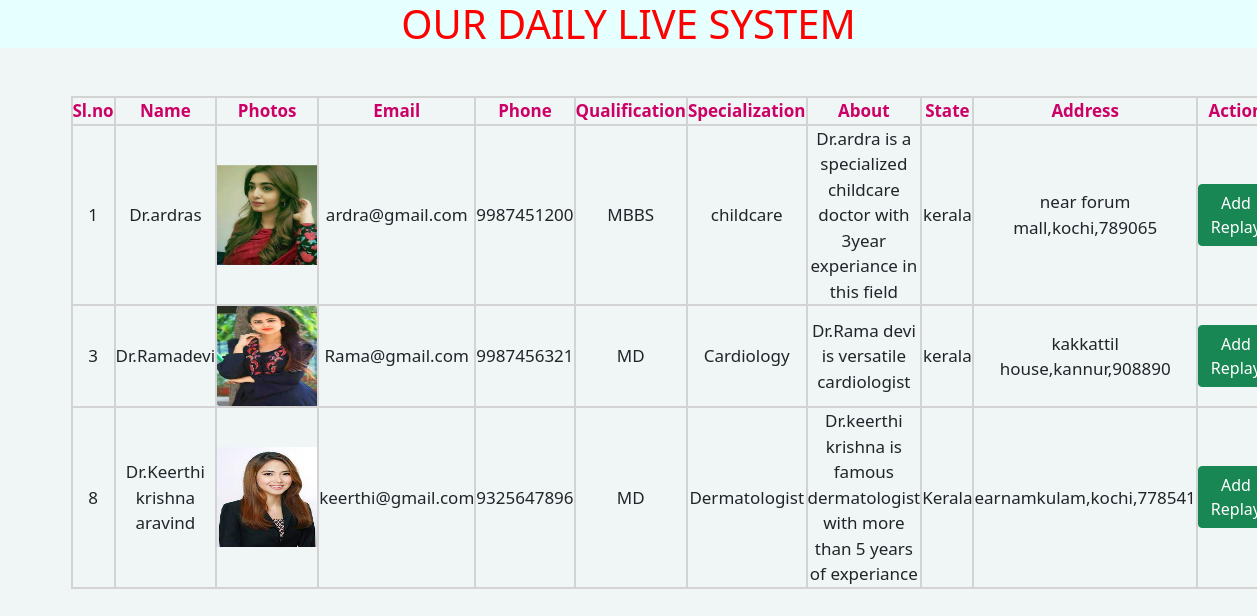
The page /mgmt_app/displaylivedoctors/ on the database its author committed.
### mgmt_app/models.py (models this page shows, shortened)
class doctorinfomodel(models.Model):
    choice=[('MBBS','MBBS'),
            ('MD','MD'),
            ('MS','MS'),
            ('BAMS','BAMS'),
            ('BHMS','BHMS')
            ]
    fname=models.CharField(max_length=50)
    dimage=models.FileField(upload_to='mgmt_app/static')
    email=models.EmailField()
    phone=models.IntegerField()
    gender=models.CharField(max_length=10)
    date=models.DateField()
    select=models.CharField(max_length=50,choices=choice)
    specialization=models.CharField(max_length=250)
    about=models.CharField(max_length=500)
    state=models.CharField(max_length=100)
    address=models.CharField(max_length=250)

### mgmt_app/views.py (the view)
# urls.py: path('displaylivedoctors/',displaylivedoctors),
def displaylivedoctors(request):
    a=doctorinfomodel.objects.all()
    id1 = []
    k = []
    l = []
    m = []
    n=[]
    p = []
    q = []
    r = []
    s = []
    t = []
    u = []
    for i in a:
        id2 = i.id
        id1.append(id2)
        a = i.fname
        k.append(a)
        b = str(i.dimage).split('/')[-1]
        l.append(b)
        c = i.email
        m.append(c)
        d = i.phone
        n.append(d)
        h = i.select
        q.append(h)
        j = i.specialization
        r.append(j)
        w = i.about
        s.append(w)
        v = i.state
        t.append(v)
        x = i.address
        u.append(x)
    li=zip(id1,k,l,m,n,q,r,s,t,u)
    return render(request,'doctorlivedisp.html',{'li':li})

### mgmt_app/templates/doctorlivedisp.html (shortened to what this page needs)
<!DOCTYPE html>
{% load static %}
<html lang="en">
<head>
     <link href="https://cdn.jsdelivr.net/npm/bootstrap@5.0.2/dist/css/bootstrap.min.css" rel="stylesheet">
</head>
<body>
<h1>OUR DAILY LIVE SYSTEM</h1>
<div class="container mt-5">
  <div class="row">
    <div class="col-md-12">
  <table class="one">
    <tr>
      <th>Sl.no</th>
       <th>Name</th>
       <th>Photos</th>
       <th>Email</th>
       <th>Phone</th>
       <th>Qualification</th>
       <th>Specialization</th>
       <th>About</th>
      <th>State</th>
      <th>Address</th>
        <th>Action</th>
    </tr>
    {% for i,j,k,l,m,p,q,r,s,t in li %}
    <tr>
      <td>{{i}}</td>
       <td>Dr.{{j}}</td>
       <td><img src="{% static k %}" height="100px" width="100px"></td>
       <td>{{l}}</td>
      <td>{{m}}</td>
      <td>{{p}}</td>
      <td>{{q}}</td>
      <td>{{r}}</td>
      <td>{{s}}</td>
      <td>{{t}}</td>
        <td><a href="http://127.0.0.1:8000/mgmt_app/answersquestions/" class="btn btn-success">Add Replay</a></td>
    </tr>
    {% endfor %}
  </table>
     </div>
  </div>
</div>
</body>
</html>

### mgmt_app/templates/doctorlivedisp.html (style rules this page uses)
* { padding:0px; margin:0px; box:border-box; }
body { background:#f0f5f5; }
h1 { text-align:center; color:red; background-color:#e6ffff; }
.one { border:2px solid dimgrey; width:100%; }
th { color:#cc0066; }
td,th { border:2px solid lightgrey; text-align:center; font-size:17px; }

### rows shown on the page
doctorinfomodel: li "ardras", li "ardra@gmail.com", li "MBBS", li "childcare", li "Dr.ardra is a specialized childcare doctor with 3year experiance in this field", li "kerala", li "near forum mall,kochi,789065"
doctorinfomodel: li "Ramadevi", li "Rama@gmail.com", li "MD", li "Cardiology", li "Dr.Rama devi is versatile cardiologist", li "kerala", li "kakkattil house,kannur,908890"
doctorinfomodel: li "Keerthi krishna aravind", li "keerthi@gmail.com", li "MD", li "Dermatologist", li "Dr.keerthi krishna is famous dermatologist with more than 5 years of experiance", li "Kerala", li "earnamkulam,kochi,778541"

### other values the page prints
{{ i }} "1" "3" "8"
{{ m }} "9987451200" "9987456321" "9325647896"
